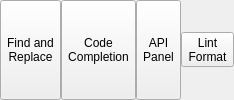
              <widget class="QWidget" name="widget_27" native="true">
               <property name="minimumSize">
                <size>
                 <width>150</width>
                 <height>0</height>
                </size>
               </property>
               <property name="maximumSize">
                <size>
                 <width>900</width>
                 <height>16777215</height>
                </size>
               </property>
               <layout class="QHBoxLayout" name="horizontalLayout_32">
                <property name="spacing">
                 <number>0</number>
                </property>
                <property name="leftMargin">
                 <number>0</number>
                </property>
                <property name="topMargin">
                 <number>0</number>
                </property>
                <property name="rightMargin">
                 <number>0</number>
                </property>
                <property name="bottomMargin">
                 <number>0</number>
                </property>
                <item>
                 <widget class="QToolButton" name="find_replace_button">
                  <property name="sizePolicy">
                   <sizepolicy hsizetype="Preferred" vsizetype="Expanding">
                    <horstretch>0</horstretch>
                    <verstretch>0</verstretch>
                   </sizepolicy>
                  </property>
                  <property name="text">
                   <string>Find and
Replace</string>
                  </property>
                  <property name="icon">
                   <iconset resource="resources.qrc">
                    <normaloff>:/icons/findreplace.png</normaloff>:/icons/findreplace.png</iconset>
                  </property>
                  <property name="iconSize">
                   <size>
                    <width>36</width>
                    <height>36</height>
                   </size>
                  </property>
                  <property name="toolButtonStyle">
                   <enum>Qt::ToolButtonStyle::ToolButtonTextUnderIcon</enum>
                  </property>
                 </widget>
                </item>
                <item>
                 <widget class="QToolButton" name="grid_snapp_toggle_switch_2">
                  <property name="sizePolicy">
                   <sizepolicy hsizetype="Preferred" vsizetype="Preferred">
                    <horstretch>0</horstretch>
                    <verstretch>0</verstretch>
                   </sizepolicy>
                  </property>
                  <property name="maximumSize">
                   <size>
                    <width>77</width>
                    <height>16777215</height>
                   </size>
                  </property>
                  <property name="text">
                   <string>Code
Completion</string>
                  </property>
                  <property name="icon">
                   <iconset resource="resources.qrc">
                    <normaloff>:/icons/icons8-switch-48 (1).png</normaloff>
                    <normalon>:/icons/icons8-switch-48.png</normalon>:/icons/icons8-switch-48 (1).png</iconset>
                  </property>
                  <property name="iconSize">
                   <size>
                    <width>48</width>
                    <height>20</height>
                   </size>
                  </property>
                  <property name="checkable">
                   <bool>true</bool>
                  </property>
                  <property name="checked">
                   <bool>false</bool>
                  </property>
                  <property name="toolButtonStyle">
                   <enum>Qt::ToolButtonStyle::ToolButtonTextUnderIcon</enum>
                  </property>
                 </widget>
                </item>
                <item>
                 <widget class="QToolButton" name="api_panel_button">
                  <property name="sizePolicy">
                   <sizepolicy hsizetype="Preferred" vsizetype="Expanding">
                    <horstretch>0</horstretch>
                    <verstretch>0</verstretch>
                   </sizepolicy>
                  </property>
                  <property name="text">
                   <string>API
Panel</string>
                  </property>
                  <property name="icon">
                   <iconset resource="resources.qrc">
                    <normaloff>:/icons/icons8-search-in-cloud-96.png</normaloff>:/icons/icons8-search-in-cloud-96.png</iconset>
                  </property>
                  <property name="iconSize">
                   <size>
                    <width>36</width>
                    <height>36</height>
                   </size>
                  </property>
                  <property name="checkable">
                   <bool>true</bool>
                  </property>
                  <property name="toolButtonStyle">
                   <enum>Qt::ToolButtonStyle::ToolButtonTextUnderIcon</enum>
                  </property>
                 </widget>
                </item>
                <item>
                 <widget class="QToolButton" name="lint_format_button">
                  <property name="text">
                   <string>Lint
Format</string>
                  </property>
                  <property name="icon">
                   <iconset resource="resources.qrc">
                    <normaloff>:/icons/icons8-solidworks-flow-simulation-48.png</normaloff>:/icons/icons8-solidworks-flow-simulation-48.png</iconset>
                  </property>
                  <property name="iconSize">
                   <size>
                    <width>36</width>
                    <height>36</height>
                   </size>
                  </property>
                  <property name="toolButtonStyle">
                   <enum>Qt::ToolButtonStyle::ToolButtonTextUnderIcon</enum>
                  </property>
                 </widget>
                </item>
               </layout>
              </widget>
